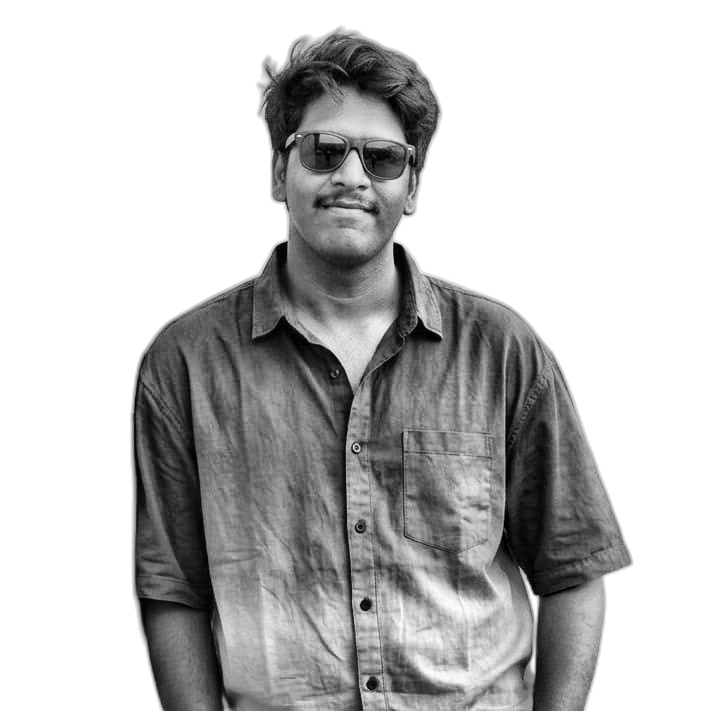
#> input picture source-prepped.png, 711 x 711 px
$ python make_ascii_svg.py
#> lines starting #> are read from the running program, lines starting #| are printed output that depends on the picture
#!/usr/bin/env python3
"""
Convert scripts/../source-prepped.png into a self-typing monochrome ASCII SVG.

- Downsample the prepped image to a character grid (~100 wide).
- Each pixel's brightness picks a glyph from a density ramp
  (sparse chars = bright, dense chars = dark). A leading SPACE clears the
  background to nothing, so only the high-contrast subject prints.
- Monochrome (one light-gray fill) -- per-character rainbow is what makes most
  ASCII portraits look like static.
- Each row wipes left-to-right (SMIL), staggered top->bottom, with a small
  block cursor riding the wipe edge. Prints once and freezes -- no loop.

If source-prepped.png is missing, a built-in placeholder portrait is used so
the README renders out of the box. Drop in your photo (Steps 3a/3b) to replace.

    python scripts/prep_photo.py source-photo.jpg   # once per photo
    python scripts/make_ascii_svg.py                # writes avi-ascii.svg
"""
import os

HERE = os.path.dirname(__file__)
SRC = os.path.join(HERE, "..", "source-prepped.png")
OUT = os.path.join(HERE, "..", "avi-ascii.svg")

RAMP = " .`:-=+*cs#%@"   # bright (sparse) -> dark (dense)
COLS = 100               # character columns
FONT_SIZE = 8
CHAR_W = 4.8             # monospace advance at FONT_SIZE
LINE_H = 8.0
FILL = "#b9c2cc"         # single light-gray
CURSOR = "#39d353"
FONT = ("ui-monospace, SFMono-Regular, 'SF Mono', Menlo, Consolas, "
        "'Liberation Mono', monospace")

# Built-in placeholder (used only when source-prepped.png is absent).
PLACEHOLDER = [
    "                                                            ",
    "                 .:-=+++++++++++=-:.                        ",
    "             .-=+*################*+=-.                     ",
    "          .-+*#####################%##*=.                  ",
    "        .=*###########################%#*=.                ",
    "       =*###############################%#*.               ",
    "      +##########%%%%%%%%%%%%%%##########%#*.              ",
    "     =#######%%%*=:.        .:=*%%%#######%#=              ",
    "    :*#####%%*.                  .*%%######%*.             ",
    "    =#####%%:      .-==-.  .-==-.   :%%#####%-             ",
    "    *####%%:     .+#%##%#+.+#%##%+.  :%%####%+             ",
    "    *####%=      *%#*  *%#=%#*  #%*   =%####%+             ",
    "    *####%=      *%#*  *%#=%#*  #%*   =%####%+             ",
    "    +####%-       +#%##%+. +#%##%+.   -%####%=             ",
    "    :*####%.        .::.     .::.    .%%####*.             ",
    "     =#####%.         .-====-.      .%%#####-              ",
    "      +#####%:      .+%%%%%%%%+.   :%%#####+.              ",
    "       =######%=.    .=*####*=.  .=%%#####=                ",
    "        .+######%*-.          .-*%%#####*.                 ",
    "          .+########%*+=--=+*%%%######*-                   ",
    "            .-+*###################*+-.                    ",
    "                .:-=+*******+=-:.                          ",
    "              [ naveenkm21 // add your photo ]             ",
    "                                                           ",
]


def load_grid():
    """Return list[str] rows. Uses the real image if present."""
    if not os.path.exists(SRC):
        print("[ascii] source-prepped.png not found -> using placeholder")
        return PLACEHOLDER
    try:
        from PIL import Image
    except ImportError:
        print("[ascii] Pillow not installed -> using placeholder "
              "(pip install pillow numpy to convert a photo)")
        return PLACEHOLDER

    img = Image.open(SRC).convert("L")
#> img is the input picture: PIL image 711x711 L; min 0, max 255, mean 192.4
    w, h = img.size
#> w = 711; h = 711
    # characters are ~2x taller than wide; correct aspect when sampling rows
    rows = max(1, int(COLS * (h / w) * 0.5))
#> rows = 50
    img = img.resize((COLS, rows))
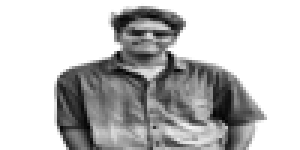
#> img: PIL image 100x50 L (shown 3 times larger); min 0, max 255, mean 192.3
    px = img.load()
    n = len(RAMP)
    grid = []
    for y in range(rows):
        line = []
        for x in range(COLS):
            val = px[x, y]                 # 0=black .. 255=white
            idx = int((255 - val) / 255 * (n - 1))  # dark -> dense glyph
            line.append(RAMP[idx])
        grid.append("".join(line).rstrip())
#> after the loop, grid = 50 items
    return grid


def render():
    grid = load_grid()
#> grid = 50 items
    cols = max((len(r) for r in grid), default=COLS)
#> cols = 89
    width = int(cols * CHAR_W) + 20
#> width = 447
    height = int(len(grid) * LINE_H) + 20
#> height = 420
    x0 = 10
    y0 = 14

    per_char = 0.010      # seconds per character within a row
    row_stagger = 0.10    # extra delay per row
    defs, texts, cursors = [], [], []

    for r, row in enumerate(grid):
        if not row:
            continue
        row_w = len(row) * CHAR_W
        y = y0 + r * LINE_H
        begin = r * row_stagger
        dur = max(0.25, len(row) * per_char)
        cid = f"clip{r}"
        defs.append(
            f'<clipPath id="{cid}">'
            f'<rect x="{x0}" y="{y - FONT_SIZE}" width="0" height="{LINE_H+2}">'
            f'<animate attributeName="width" from="0" to="{row_w:.1f}" '
            f'begin="{begin:.2f}s" dur="{dur:.2f}s" fill="freeze"/>'
            f'</rect></clipPath>'
        )
        texts.append(
            f'<text x="{x0}" y="{y}" clip-path="url(#{cid})" '
            f'xml:space="preserve">{esc(row)}</text>'
        )
        # cursor block rides the wipe edge, then vanishes
        cursors.append(
            f'<rect class="cur" x="{x0}" y="{y - FONT_SIZE + 1}" '
            f'width="{CHAR_W:.1f}" height="{FONT_SIZE}" opacity="0">'
            f'<animate attributeName="x" from="{x0}" to="{x0+row_w:.1f}" '
            f'begin="{begin:.2f}s" dur="{dur:.2f}s" fill="freeze"/>'
            f'<set attributeName="opacity" to="1" begin="{begin:.2f}s"/>'
            f'<set attributeName="opacity" to="0" begin="{begin+dur:.2f}s"/>'
            f'</rect>'
        )
#> this loop made 50 passes
#> (row_w, y, begin, dur, cid) on passes 3 to 14: (249.6, 30, 0.2, 0.52, 'clip2'), (273.6, 38, 0.3, 0.57, 'clip3'), (283.2, 46, 0.4, 0.59, 'clip4'), (292.8, 54, 0.5, 0.61, 'clip5'), (297.6, 62, 0.6, 0.62, 'clip6'), (297.6, 70, 0.7, 0.62, 'clip7'), (297.6, 78, 0.8, 0.62, 'clip8'), (297.6, 86, 0.9, 0.62, 'clip9'), (292.8, 94, 1, 0.61, 'clip10'), (288, 102, 1.1, 0.6, 'clip11'), (288, 110, 1.2, 0.6, 'clip12'), (283.2, 118, 1.3, 0.59, 'clip13')
#> row on passes 1 to 2: '', ''
#> after the loop, cursors = 48 items; defs = 48 items; texts = 48 items

    svg = f'''<svg xmlns="http://www.w3.org/2000/svg" width="{width}" height="{height}" viewBox="0 0 {width} {height}" role="img" aria-label="ASCII portrait">
  <defs>
{chr(10).join(defs)}
  </defs>
  <style>
    text {{ font-family:{FONT}; font-size:{FONT_SIZE}px; fill:{FILL};
            white-space:pre; letter-spacing:0; }}
    .cur {{ fill:{CURSOR}; }}
  </style>
  <rect x="0" y="0" width="{width}" height="{height}" rx="8" fill="#0d1117"/>
  {chr(10).join(texts)}
  {chr(10).join(cursors)}
</svg>
'''
    with open(OUT, "w", encoding="utf-8") as f:
        f.write(svg)
    print(f"[ascii] wrote {OUT}  ({len(grid)} rows x {cols} cols)")
#| [ascii] wrote scripts/../avi-ascii.svg  (50 rows x 89 cols)


def esc(s):
    return (s.replace("&", "&amp;").replace("<", "&lt;").replace(">", "&gt;"))


if __name__ == "__main__":
    render()
